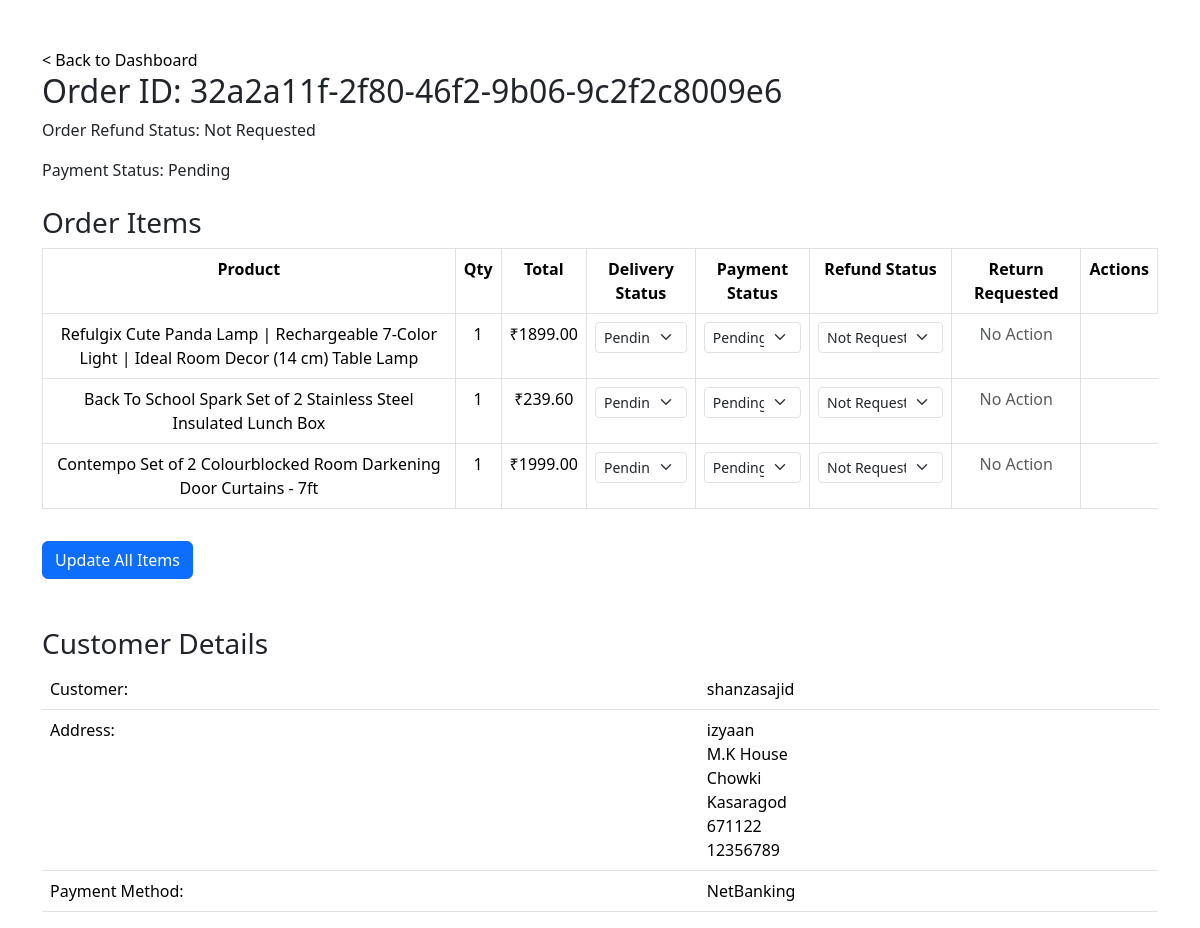
Page /staff_dashboard/orders/32a2a11f-2f80-46f2-9b06-9c2f2c8009e6/ (signed in) on the committed database.
### order_app/models.py (models this page shows, shortened)
class Order(models.Model):
    order_id = models.CharField(
        primary_key=True, max_length=50, default=uuid.uuid4, editable=False
    )
    user = models.ForeignKey(User, on_delete=models.CASCADE)
    address = models.ForeignKey('cart_app.Address', on_delete=models.CASCADE)
    total_quantity = models.IntegerField(default=0)
    order_amount = models.DecimalField(max_digits=10, decimal_places=2)
    order_savings = models.DecimalField(max_digits=10, decimal_places=2)
    delivery_charge = models.DecimalField(max_digits=10, decimal_places=2)
    platform_fee = models.DecimalField(max_digits=10, decimal_places=2)
    total_amount = models.DecimalField(max_digits=10, decimal_places=2)
    payment_choices = [
        ('Cash on Delivery', 'Cash on Delivery'),
        ('NetBanking', 'NetBanking'),
        ('UPI Payment', 'UPI Payment'),
        ('Wallet','Wallet')
    ]
    payment_method = models.CharField(max_length=30, choices=payment_choices)
    payment_status_choices = [
        ('Paid', 'Paid'),
        ('Pending', 'Pending'),
        ('Refunded', 'Refunded')
    ]
    payment_status = models.CharField(max_length=20, choices=payment_status_choices, default='Pending')
    status_choices = [
        ('Pending', 'Pending'),
        ('Shipped', 'Shipped'),
        ('Delivered', 'Delivered'),
        ('Cancelled', 'Cancelled'),
        ('Refunded','Refunded'),
        ('Partially Refunded','Partially Refunded')
    ]
    delivery_status = models.CharField(max_length=25, choices=status_choices, default='Pending')
    order_date = models.DateField(auto_now_add=True)
    refund_status_choices = [
        ('Not Requested', 'Not Requested'),
        ('Partially Refunded', 'Partially Refunded'),
        ('Refunded', 'Refunded'),
    ]
    refund_status = models.CharField(max_length=20, choices=refund_status_choices, default='Not Requested')
    refund_amount = models.DecimalField(max_digits=10, decimal_places=2, default=0.00)

class Order_items(models.Model):
    order = models.ForeignKey(Order, on_delete=models.CASCADE, related_name="items")
    product = models.ForeignKey(Products, on_delete=models.CASCADE)
    image = models.ImageField(null=True)
    quantity = models.PositiveIntegerField(default=1)
    amount = models.DecimalField(max_digits=10, decimal_places=2)
    total_amount = models.DecimalField(max_digits=10, decimal_places=2)
    status_choices = [
        ('Pending', 'Pending'),
        ('Shipped', 'Shipped'),
        ('Delivered', 'Delivered'),
        ('Cancelled', 'Cancelled'),
        ('Returned','Returned'),
    ]
    delivery_status = models.CharField(max_length=25, choices=status_choices, default='Pending')
    payment_status_choices = [
        ('Paid', 'Paid'),
        ('Pending', 'Pending'),
        ('Refunded', 'Refunded'),
        ('Cancelled','Cancelled')
    ]
    payment_status = models.CharField(max_length=20, choices=payment_status_choices, default='Pending')
    refund_status_choices = [
        ('Not Requested', 'Not Requested'),
        ('Requested', 'Requested'),
        ('Approved', 'Approved'),
        ('Rejected', 'Rejected'),
        ('Completed', 'Completed'),
    ]
    refund_status = models.CharField(max_length=20, choices=refund_status_choices, default='Not Requested')
    refund_amount = models.DecimalField(max_digits=10, decimal_places=2, default=0.00)
    return_requested = models.BooleanField(default=False)

### product_app/models.py (models this page shows, shortened)
class Products(models.Model):
    p_id = models.CharField(primary_key=True,max_length=20)
    date = models.DateField(default=datetime.date.today)
    p_name = models.CharField(max_length=100)
    color = models.CharField(max_length=20,blank=True,null=True)
    brand = models.CharField(max_length=20,blank=True)
    category = models.ForeignKey(Category,on_delete=models.CASCADE)
    sub_category = models.ForeignKey(Sub_category, on_delete=models.CASCADE)
    description = models.CharField(max_length=20,blank=True)
    stock = models.IntegerField()
    price = models.DecimalField(decimal_places=2,max_digits=10)
    warranty = models.CharField(max_length=20,blank=True)

### cart_app/models.py (models this page shows)
class Address(models.Model):
    user = models.ForeignKey(User,on_delete=models.CASCADE)
    name = models.CharField(max_length = 100)
    address = models.CharField(max_length=500)
    pincode = models.IntegerField()
    contact_no = models.IntegerField()

### staff_dashboard/views.py (the view, shortened to what this page needs)
# urls.py: path('orders/<str:order_id>/', views.staff_order_detail, name='staff_order_detail'),
@login_required
def staff_order_detail(request, order_id):
    if not (request.user.is_staff or request.user.is_superuser):
        return HttpResponseForbidden("Not authorized")
    order = get_object_or_404(Order, order_id=order_id)
    items = order.items.all()
    return render(request, "staff_dashboard/order_detail.html", {"order": order, "items": items})

### sub_category_app/context_processors.py (called while the page is built)
def all_subcategories(request):
    return {
        'all_subcategories': Sub_category.objects.all()
    }

### templates/staff_dashboard/order_detail.html (shortened to what this page needs)
{% extends 'admin/admin_extend.html' %}
{% load static %}
{% block 'content' %}
<div class="container mt-5">
    <a href="{% url 'staff_dashboard' %}" style="text-decoration:none; color:black;"> < Back to Dashboard</a>
    <h2>Order ID: {{ order.order_id }}</h2>
    <p>Order Refund Status: {{ order.refund_status }}</p>
    <p>Payment Status: {{ order.payment_status }}</p>
    <h3 class="mt-4">Order Items</h3>
    <form method="post">
        <table class="table table-bordered text-center">
            <tr>
                <th>Product</th>
                <th>Qty</th>
                <th>Total</th>
                <th>Delivery Status</th>
                <th>Payment Status</th>
                <th>Refund Status</th>
                <th>Return Requested</th>
                <th>Actions</th>
            </tr>
            {% for item in items %}
<tr>
    <td>{{ item.product.p_name }}</td>
    <td>{{ item.quantity }}</td>
    <td>₹{{ item.total_amount }}</td>
    <td>
        <select name="delivery_status_{{ item.id }}" class="form-select form-select-sm">
            <option value="Pending" {% if item.delivery_status == "Pending" %}selected{% endif %}>Pending</option>
        </select>
    </td>
    <td>
        <select name="payment_status_{{ item.id }}" class="form-select form-select-sm">
            <option value="Pending" {% if item.payment_status == "Pending" %}selected{% endif %}>Pending</option>
        </select>
    </td>
    <td>
        <select name="refund_status_{{ item.id }}" class="form-select form-select-sm">
            <option value="Not Requested" {% if item.refund_status == "Not Requested" %}selected{% endif %}>Not Requested</option>
        </select>
    </td>
    <td>
        {% if item.refund_status == "Requested" %}
            <a href="{% url 'approve_request' item.id %}" class="btn btn-sm btn-success mb-1">Approve</a>
            <a href="{% url 'reject_request' item.id %}" class="btn btn-sm btn-danger mb-1">Reject</a>
        {% elif item.refund_status == "cancellation_requested" %}
            <a href="{% url 'approve_request' item.id %}" class="btn btn-sm btn-success mb-1">Approve</a>
            <a href="{% url 'reject_request' item.id %}" class="btn btn-sm btn-danger mb-1">Reject</a>
        {% else %}
            <span class="text-muted">No Action</span>
        {% endif %}
    </td>
</tr>
            {% endfor %}
        </table>
        <button type="submit" class="btn btn-primary mt-3">Update All Items</button>
    </form>
    <h3 class="mt-5">Customer Details</h3>
    <table class="table">
        <tr><td>Customer:</td><td>{{ order.user.username }}</td></tr>
        <tr><td>Address:</td><td>{{ order.address.name }}<br>{{ order.address.address|linebreaksbr }}<br>{{ order.address.pincode }}<br>{{ order.address.contact_no }}</td></tr>
        <tr><td>Payment Method:</td><td>{{ order.payment_method }}</td></tr>
    </table>
</div>
{% endblock %}

### rows in the picture
Order: order_id "32a2a11f-2f80-46f2-9b06-9c2f2c8009e6", refund_status "Not Requested", payment_status "Pending", user.username "shanzasajid", address.name "izyaan", address.address "M.K House Chowki Kasaragod", address.pincode "671122", address.contact_no "12356789", payment_method "NetBanking"
Order_items: product.p_name "Refulgix Cute Panda Lamp | Rechargeable 7-Color Light | Ideal Room Decor (14 cm) Table Lamp", quantity "1", total_amount "1899.00", delivery_status+id "Pending", payment_status+id "Pending", refund_status+id "Not Requested", shows "No Action"
Order_items: product.p_name "Back To School Spark Set of 2 Stainless Steel Insulated Lunch Box", quantity "1", total_amount "239.60", delivery_status+id "Pending", payment_status+id "Pending", refund_status+id "Not Requested", shows "No Action"
Order_items: product.p_name "Contempo Set of 2 Colourblocked Room Darkening Door Curtains - 7ft", quantity "1", total_amount "1999.00", delivery_status+id "Pending", payment_status+id "Pending", refund_status+id "Not Requested", shows "No Action"
